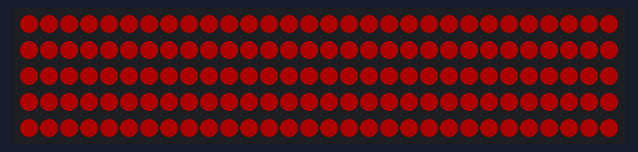
The sketch below on a simulated Arduino Uno, built for the host (arithmetic inside an expression is 32-bit, double 64-bit). On the bench: 150 RGB LEDs in strip order, left to right, continuing on the next row. Dim RGB values are drawn brighter than linear.

Above: at 0.1 s.
At 1.1 s:
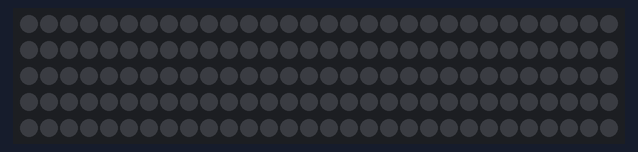
At 2.48 s:
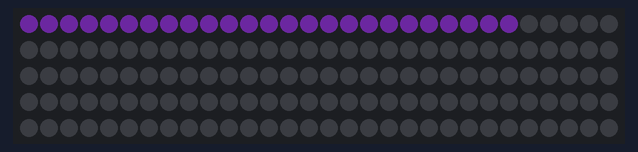
At 3.08 s:
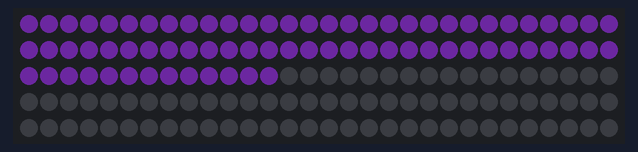
At 3.9 s:
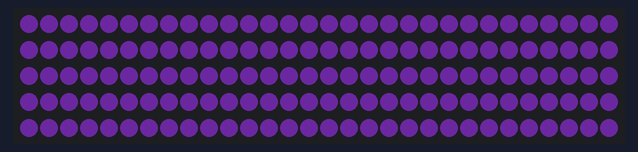

Measured:
- by itself, everything shown: repeats every 4.9 s, in 10 steps
- what the display in image 4 shows lasts 1.0 s, from 3.9 s to 4.9 s

The sketch:

led_temp.ino
```cpp
#include <FastLED.h>  // https://kit.alexgyver.ru/tutorials/address-strip/

#define LED_PIN 2
#define LED_NUM 150

CRGB leds[LED_NUM];

void setup() {
  FastLED.addLeds<WS2812, LED_PIN, GRB>(leds, LED_NUM);
  FastLED.setBrightness(50);

  for (int i = 0; i < LED_NUM; i++) {
    leds[i].setHue(i * 255 / LED_NUM);
  }
  FastLED.show();
}

void loop() {
  for (int i = 0; i < LED_NUM; i++) {
    leds[i].setRGB(255, 0, 0);
  }
  FastLED.show();
  delay(1000);

  for (int i = 0; i < LED_NUM; i++) {
    leds[i].setRGB(0, 0, 0);
  }
  FastLED.show();
  delay(1000);

  for (int i = 0; i < LED_NUM; i++) {
    leds[i] = 0x6F2DA8;
    delay(8);
    FastLED.show();
  }
  delay(1000);
}
```
